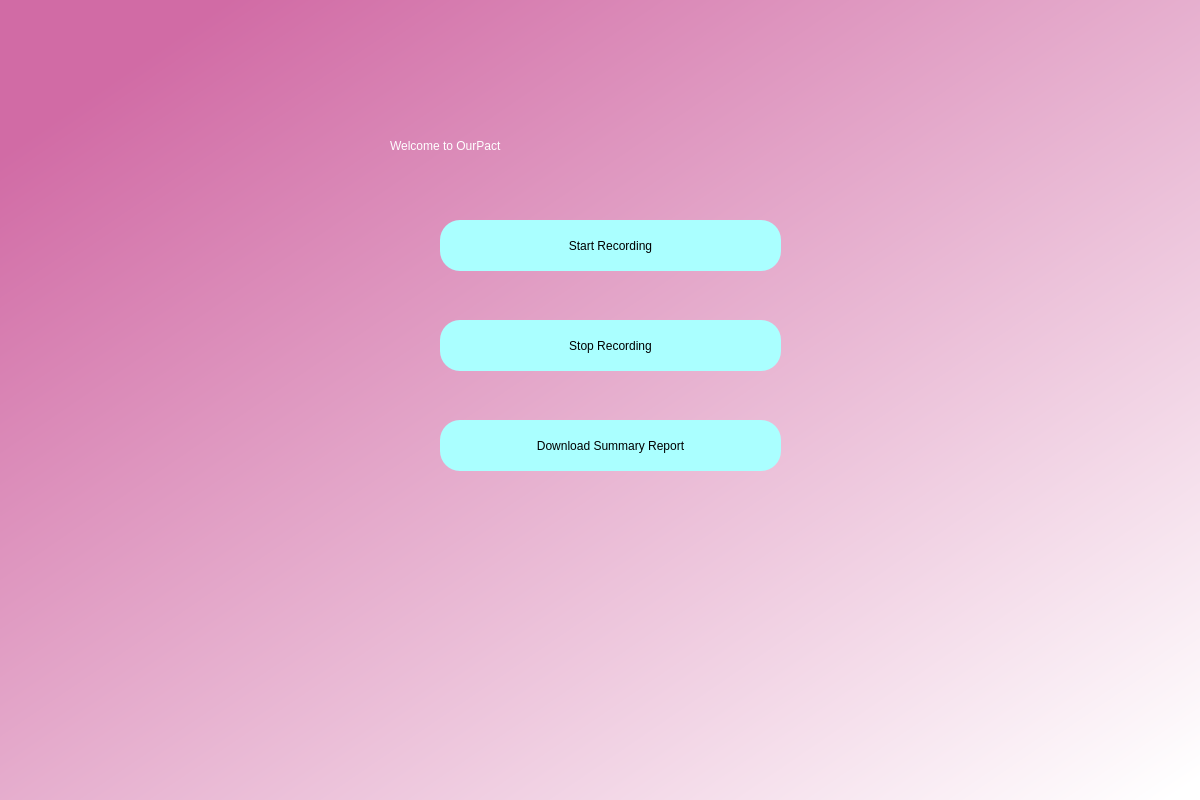
<?xml version="1.0" encoding="UTF-8"?>
<ui version="4.0">
 <class>Dialog</class>
 <widget class="QDialog" name="Dialog">
  <property name="geometry">
   <rect>
    <x>0</x>
    <y>0</y>
    <width>1200</width>
    <height>800</height>
   </rect>
  </property>
  <property name="windowTitle">
   <string>Dialog</string>
  </property>
  <widget class="QWidget" name="bgwidget" native="true">
   <property name="geometry">
    <rect>
     <x>0</x>
     <y>0</y>
     <width>1201</width>
     <height>801</height>
    </rect>
   </property>
   <property name="styleSheet">
    <string notr="true">QWidget#bgwidget{
background-color:qlineargradient(spread:pad, x1:0.091, y1:0.101636, x2:0.991379, y2:0.977, stop:0 rgba(209, 107, 165, 255), stop:1 rgba(255, 255, 255, 255));}</string>
   </property>
   <widget class="QLabel" name="label">
    <property name="geometry">
     <rect>
      <x>390</x>
      <y>110</y>
      <width>600</width>
      <height>71</height>
     </rect>
    </property>
    <property name="styleSheet">
     <string notr="true">font: 24pt &quot;MS Shell Dlg 2&quot;; color:rgb(255, 255, 255)</string>
    </property>
    <property name="text">
     <string>Welcome to OurPact</string>
    </property>
   </widget>
   <widget class="QPushButton" name="start">
    <property name="geometry">
     <rect>
      <x>440</x>
      <y>220</y>
      <width>341</width>
      <height>51</height>
     </rect>
    </property>
    <property name="styleSheet">
     <string notr="true">border-radius:20px;
background-color: rgb(170, 255, 255);
font: 14pt &quot;MS Shell Dlg 2&quot;;</string>
    </property>
    <property name="text">
     <string>Start Recording</string>
    </property>
   </widget>
   <widget class="QPushButton" name="stop">
    <property name="geometry">
     <rect>
      <x>440</x>
      <y>320</y>
      <width>341</width>
      <height>51</height>
     </rect>
    </property>
    <property name="styleSheet">
     <string notr="true">border-radius:20px;
background-color: rgb(170, 255, 255);
font: 14pt &quot;MS Shell Dlg 2&quot;;</string>
    </property>
    <property name="text">
     <string>Stop Recording</string>
    </property>
   </widget>

    <widget class="QPushButton" name="report">
    <property name="geometry">
     <rect>
      <x>440</x>
      <y>420</y>
      <width>341</width>
      <height>51</height>
     </rect>
    </property>
    <property name="styleSheet">
     <string notr="true">border-radius:20px;
background-color: rgb(170, 255, 255);
font: 14pt &quot;MS Shell Dlg 2&quot;;</string>
    </property>
    <property name="text">
     <string>Download Summary Report</string>
    </property>
   </widget>

  </widget>
 </widget>
 <resources/>
 <connections/>
</ui>
